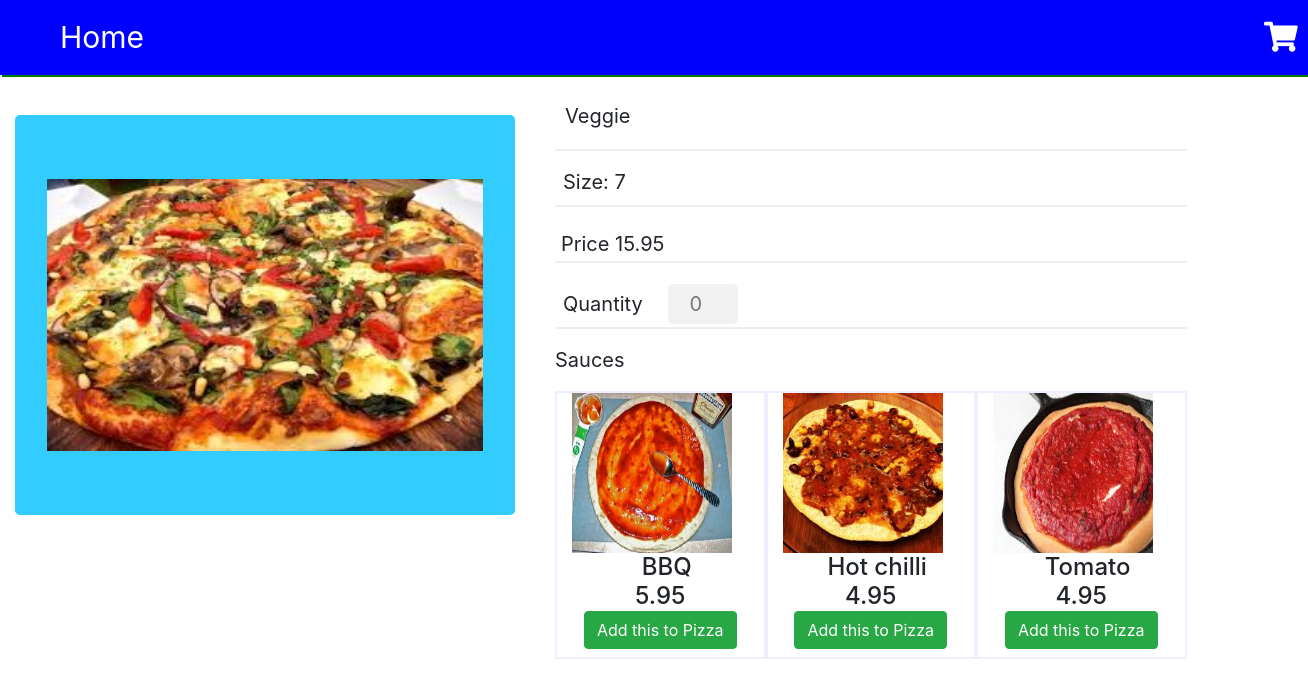
Screenshot of /veggie.php with the database file from the repository.
### tables this page shows
CREATE TABLE `pizza` (
  `PizzaID` int(8) NOT NULL,
  `PizzaName` varchar(16) NOT NULL,
  `Price` decimal(4,2) NOT NULL,
  `Size` int(2) NOT NULL,
  `Picture` varchar(30) NOT NULL
);

CREATE TABLE `sauce` (
  `SauceID` int(8) NOT NULL,
  `SauceName` varchar(16) NOT NULL,
  `SauceCost` decimal(4,2) NOT NULL,
  `SaucePic` varchar(20) NOT NULL
);

### sauce.php (the view)
<?php
$conn = mysqli_connect("localhost", "root", "", "pizzastores");
$sauceresult = mysqli_query($conn,"SELECT * from `SAUCE`");
?>
<?php while ($saucerow = mysqli_fetch_array($sauceresult)) { ?>
<a  style="margin-top:-30px; border:2px solid #EEF; float:left; " class="col-md-4">
	<img width="160" height="160" src="<?php echo "pizzas/".$saucerow[3]; ?>" />
	<h4 align="center">
		<span> &nbsp</span>
		<span > <?php echo $saucerow[1]; ?></span>
		<br>
		<span> <?php echo $saucerow[2]; ?></span>
		<br/>
		<button class="btn btn-success" id="<?php echo $saucerow[0]; ?>" onclick="updatecart(this.id)">Add this to Pizza</button>
		</h4>
	</a>
<?php } ?>

### pizza.php
<?php while ($pizzarow= mysqli_fetch_array($pizzaresult)) { ?>
	<br/>
	<img class="jumbotron" style="background-color: #33ccff" width="500" height="400" src="<?php echo "pizzas/".$pizzarow[4]; ?>" />
</div>
<div style="float:left; margin-left: 10px;" class="col-md-6">
	<p  style="height:60px; padding:10px; font-size: 20px; border-bottom:2px solid #EEE;"> <?php echo $pizzarow[1] ?> <span id="pizzaid" style="display:none;"><?php echo $pizzarow[0]; ?></span> </p>
	<p style="height:40px; font-size:20px; padding-left:8px; border-bottom:2px solid #EEE; "> Size:
	<?php echo $pizzarow[3]; ?> </p>
<p style="height:40px; font-size: 20px; padding:6px; border-bottom:2px solid #EEE;">Price <?php echo $pizzarow[2]; ?> </p>
<p style="padding-left:8px; height:50px; font-size: 20px; border-bottom:2px solid #EEE;">Quantity
<input  id="quantity" min="0" type="number" style="border-radius:5px; text-align:center; margin-left:20px; height:40px; width:70px;"  name="quantity" placeholder="0"> </p>
<?php } ?>

### css/style.css (style rules this page uses)
a { text-decoration: none; }
input[type=text], input[type=password] ,input[type=number] { width: 30%; padding: 15px; margin: 5px 0 22px 0; display: inline-block; border: none; background: #f1f1f1; text-align:center; }

### rows the page displays
pizza: Picture (picture), PizzaName "Veggie", Size "7", Price "15.95"
sauce: SaucePic (picture), SauceName "BBQ", SauceCost "5.95"
sauce: SaucePic (picture), SauceName "Hot chilli", SauceCost "4.95"
sauce: SaucePic (picture), SauceName "Tomato", SauceCost "4.95"
